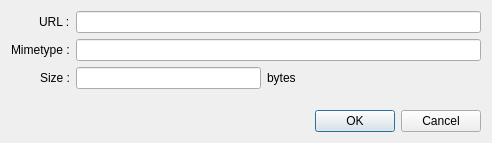
<?xml version="1.0" encoding="UTF-8"?>
<ui version="4.0">
 <class>DialogTestScriptEditEnclosure</class>
 <widget class="QDialog" name="DialogTestScriptEditEnclosure">
  <property name="geometry">
   <rect>
    <x>0</x>
    <y>0</y>
    <width>492</width>
    <height>143</height>
   </rect>
  </property>
  <property name="minimumSize">
   <size>
    <width>492</width>
    <height>143</height>
   </size>
  </property>
  <property name="maximumSize">
   <size>
    <width>1000</width>
    <height>143</height>
   </size>
  </property>
  <property name="windowTitle">
   <string notr="true"/>
  </property>
  <layout class="QVBoxLayout" name="verticalLayout">
   <item>
    <layout class="QFormLayout" name="formLayout">
     <property name="labelAlignment">
      <set>Qt::AlignRight|Qt::AlignTrailing|Qt::AlignVCenter</set>
     </property>
     <item row="0" column="0">
      <widget class="QLabel" name="labelURL">
       <property name="text">
        <string>URL :</string>
       </property>
      </widget>
     </item>
     <item row="0" column="1">
      <widget class="QLineEdit" name="lineEditURL"/>
     </item>
     <item row="1" column="0">
      <widget class="QLabel" name="labelMimetype">
       <property name="text">
        <string>Mimetype :</string>
       </property>
      </widget>
     </item>
     <item row="1" column="1">
      <widget class="QLineEdit" name="lineEditMimetype"/>
     </item>
     <item row="2" column="0">
      <widget class="QLabel" name="labelSize">
       <property name="text">
        <string>Size :</string>
       </property>
      </widget>
     </item>
     <item row="2" column="1">
      <layout class="QHBoxLayout" name="horizontalLayout">
       <item>
        <widget class="QLineEdit" name="lineEditSize"/>
       </item>
       <item>
        <widget class="QLabel" name="labelBytes">
         <property name="text">
          <string>bytes</string>
         </property>
        </widget>
       </item>
       <item>
        <spacer name="horizontalSpacer">
         <property name="orientation">
          <enum>Qt::Horizontal</enum>
         </property>
         <property name="sizeHint" stdset="0">
          <size>
           <width>40</width>
           <height>20</height>
          </size>
         </property>
        </spacer>
       </item>
      </layout>
     </item>
    </layout>
   </item>
   <item>
    <widget class="QDialogButtonBox" name="buttonBox">
     <property name="orientation">
      <enum>Qt::Horizontal</enum>
     </property>
     <property name="standardButtons">
      <set>QDialogButtonBox::Cancel|QDialogButtonBox::Ok</set>
     </property>
    </widget>
   </item>
  </layout>
 </widget>
 <resources/>
 <connections>
  <connection>
   <sender>buttonBox</sender>
   <signal>accepted()</signal>
   <receiver>DialogTestScriptEditEnclosure</receiver>
   <slot>accept()</slot>
   <hints>
    <hint type="sourcelabel">
     <x>248</x>
     <y>254</y>
    </hint>
    <hint type="destinationlabel">
     <x>157</x>
     <y>274</y>
    </hint>
   </hints>
  </connection>
  <connection>
   <sender>buttonBox</sender>
   <signal>rejected()</signal>
   <receiver>DialogTestScriptEditEnclosure</receiver>
   <slot>reject()</slot>
   <hints>
    <hint type="sourcelabel">
     <x>316</x>
     <y>260</y>
    </hint>
    <hint type="destinationlabel">
     <x>286</x>
     <y>274</y>
    </hint>
   </hints>
  </connection>
 </connections>
</ui>
